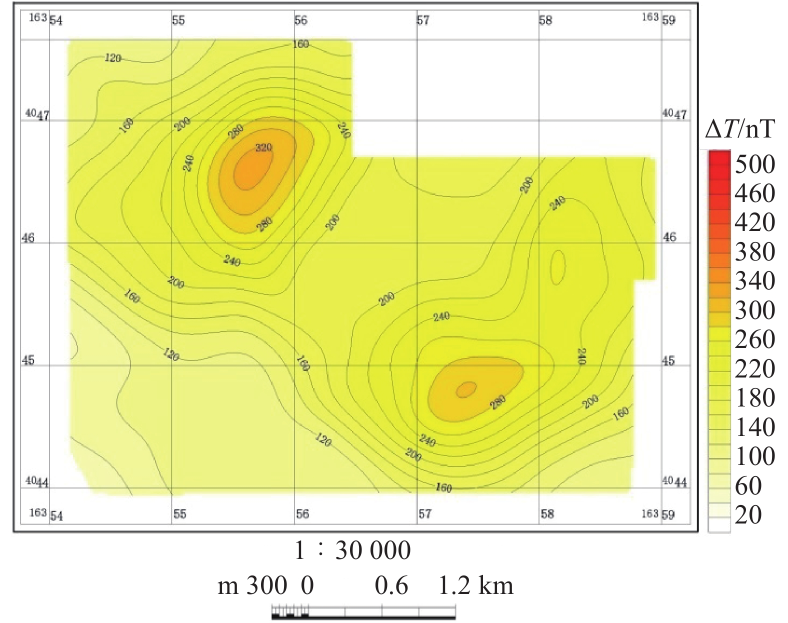
#> input picture .agents/skills/thu-digitizer-main/gallery/assets/cases/china-mining-gakedaban-dt-300m/original.jpg, 1575 x 1246 px (shown at 1/2 size)
$ python analyze_image.py --input ../../thu-digitizer-main/gallery/assets/cases/china-mining-gakedaban-dt-300m/original.jpg --output out.png
#> lines starting #> are read from the running program, lines starting #| are printed output that depends on the picture; after the words box and inside, x2 and y2 are one past the last pixel; in counts of white or black regions, pixels touching at a corner belong together
#!/usr/bin/env python3
"""Extract low-level, reproducible clues from a scientific figure raster."""

from __future__ import annotations

import argparse
import json
from pathlib import Path

import numpy as np
from PIL import Image


def hex_color(rgb: np.ndarray | tuple[int, int, int]) -> str:
    r, g, b = (int(v) for v in rgb)
    return f"#{r:02X}{g:02X}{b:02X}"


def border_pixels(rgb: np.ndarray) -> np.ndarray:
    h, w, _ = rgb.shape
    band = max(1, min(h, w) // 100)
    return np.concatenate(
        [
            rgb[:band].reshape(-1, 3),
            rgb[-band:].reshape(-1, 3),
            rgb[:, :band].reshape(-1, 3),
            rgb[:, -band:].reshape(-1, 3),
        ]
    )


def dominant_colors(image: Image.Image, count: int) -> list[dict[str, object]]:
    sample = image.copy()
    sample.thumbnail((600, 600))
    quantized = sample.quantize(colors=count, method=Image.Quantize.MEDIANCUT)
    palette = quantized.getpalette() or []
    total = sample.width * sample.height
    result = []
    for n, index in sorted(quantized.getcolors() or [], reverse=True):
        rgb = tuple(palette[index * 3 : index * 3 + 3])
        result.append({"hex": hex_color(rgb), "rgb": list(rgb), "fraction": round(n / total, 5)})
    return result


def consecutive_groups(values: np.ndarray) -> list[list[int]]:
    if values.size == 0:
        return []
    groups: list[list[int]] = [[int(values[0])]]
    for value in values[1:]:
        value = int(value)
        if value == groups[-1][-1] + 1:
            groups[-1].append(value)
        else:
            groups.append([value])
    return groups


def axis_line_candidates(rgb: np.ndarray, background: np.ndarray) -> dict[str, list[dict[str, int]]]:
    distance = np.linalg.norm(rgb.astype(float) - background.astype(float), axis=2)
    luminance = 0.2126 * rgb[:, :, 0] + 0.7152 * rgb[:, :, 1] + 0.0722 * rgb[:, :, 2]
    ink = (distance > 45) & (luminance < 150)
    h, w = ink.shape
    row_hits = np.flatnonzero(ink.sum(axis=1) >= max(20, int(0.35 * w)))
    col_hits = np.flatnonzero(ink.sum(axis=0) >= max(20, int(0.35 * h)))
    return {
        "horizontal": [
            {"start_y": g[0], "end_y": g[-1], "thickness_px": len(g)}
            for g in consecutive_groups(row_hits)
        ],
        "vertical": [
            {"start_x": g[0], "end_x": g[-1], "thickness_px": len(g)}
            for g in consecutive_groups(col_hits)
        ],
    }


def analyze(path: Path, color_count: int) -> dict[str, object]:
    with Image.open(path) as source:
        original_mode = source.mode
        dpi = source.info.get("dpi")
        rgba = source.convert("RGBA")
        rgb_image = Image.new("RGB", rgba.size, "white")
        rgb_image.paste(rgba, mask=rgba.getchannel("A"))
        rgb = np.asarray(rgb_image)

    border = border_pixels(rgb)
    background = np.median(border, axis=0).round().astype(np.uint8)
    distance = np.linalg.norm(rgb.astype(float) - background.astype(float), axis=2)
    foreground = distance > 18
    ys, xs = np.nonzero(foreground)
    bbox = None if xs.size == 0 else [int(xs.min()), int(ys.min()), int(xs.max()) + 1, int(ys.max()) + 1]
    colored = (rgb.max(axis=2) - rgb.min(axis=2) > 12) & foreground
    return {
        "source": str(path.resolve()),
        "width_px": rgb_image.width,
        "height_px": rgb_image.height,
        "aspect_ratio": round(rgb_image.width / rgb_image.height, 6),
        "source_mode": original_mode,
        "embedded_dpi": list(dpi) if dpi else None,
        "estimated_background": hex_color(background),
        "border_color_std_rgb": [round(float(v), 2) for v in border.std(axis=0)],
        "non_background_bbox_xyxy": bbox,
        "non_background_fraction": round(float(foreground.mean()), 5),
        "colored_pixel_fraction": round(float(colored.mean()), 5),
        "dominant_colors": dominant_colors(rgb_image, color_count),
        "long_dark_line_candidates": axis_line_candidates(rgb, background),
        "limitations": [
            "Axis candidates are projection heuristics and may include gridlines or panel borders.",
            "Dominant colors include background, text, and antialiased mixtures.",
            "Semantic chart classification and text reading require visual inspection.",
        ],
    }


def main() -> None:
    parser = argparse.ArgumentParser(description=__doc__)
    parser.add_argument("--input", required=True, type=Path, help="Input PNG/JPEG/TIFF image")
    parser.add_argument("--output", required=True, type=Path, help="Output JSON path")
    parser.add_argument("--colors", type=int, default=12, help="Number of dominant palette colors")
    args = parser.parse_args()
    if not args.input.is_file():
        parser.error(f"Input does not exist: {args.input}")
    if not 2 <= args.colors <= 64:
        parser.error("--colors must be between 2 and 64")
    report = analyze(args.input, args.colors)
#> in analyze, source is the input picture: PIL image 1575x1246 RGB; mean R, G, B 236, 237.1, 166.3
#> in analyze, `dpi = source.info.get("dpi")`: dpi = (500, 500)
#> in analyze, `rgb_image = Image.new("RGB", rgba.size, "white")`: rgb_image: PIL image 1575x1246 RGB; every value is 255
#> in analyze, `background = np.median(border, axis=0).round().astype(np.uint8)`: background = [255, 255, 255]
#> in analyze, `distance = np.linalg.norm(rgb.astype(float) - background.astype(float)..`:
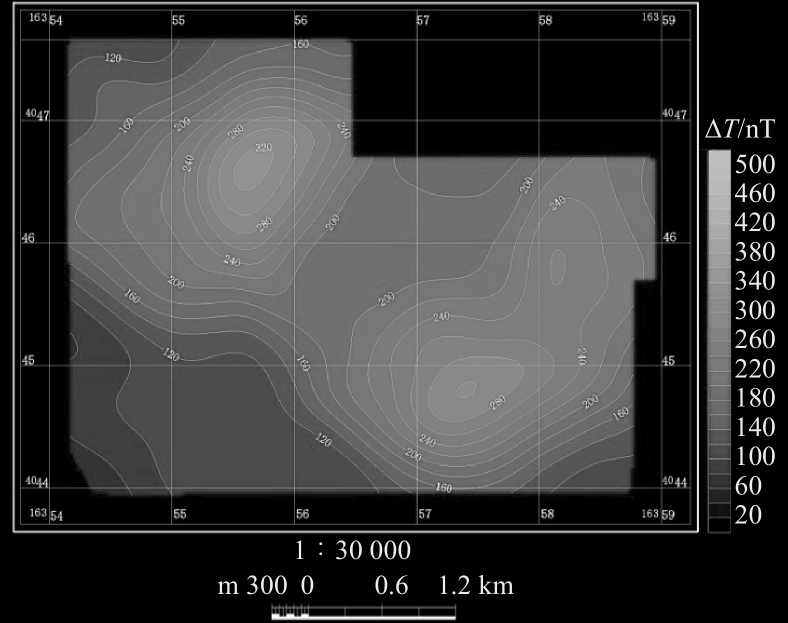
#> distance: shape (1246, 1575) float64 (shown at 1/2 size); min 0, max 415.1, mean 95.8; drawn with min black and max white
#> in analyze, `foreground = distance > 18`:
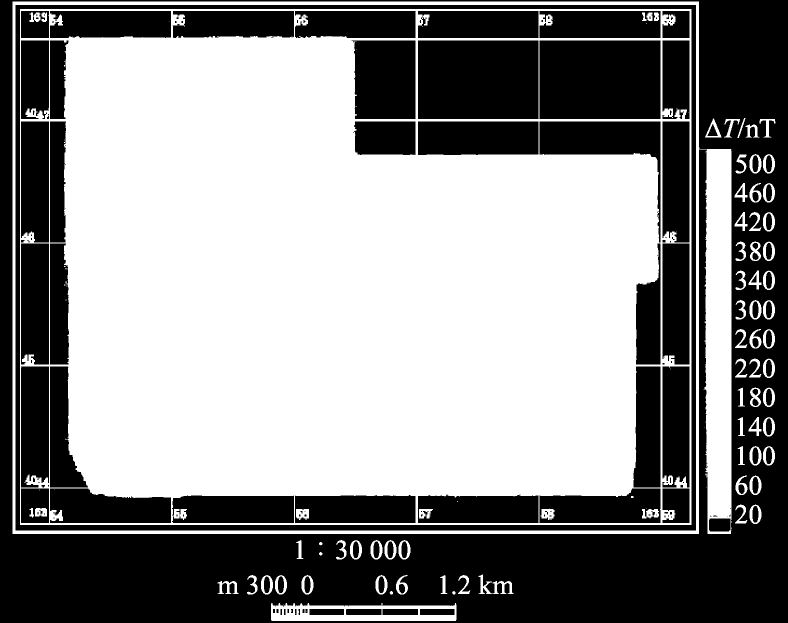
#> foreground: shape (1246, 1575) bool (shown at 1/2 size); 54.4% white; 178 black regions (77 under 20 px), largest, box (x1, y1, x2, y2) and area: (0, 0, 1575, 1246) 417762, (31, 10, 1392, 1061) 44435, (1079, 81, 1321, 238) 37994
#> in analyze, `bbox = None if xs.size == 0 else [int(xs.min()), int(ys.min()), int(xs..`: bbox = [25, 3, 1551, 1242]
#> in analyze, `colored = (rgb.max(axis=2) - rgb.min(axis=2) > 12) & foreground`:
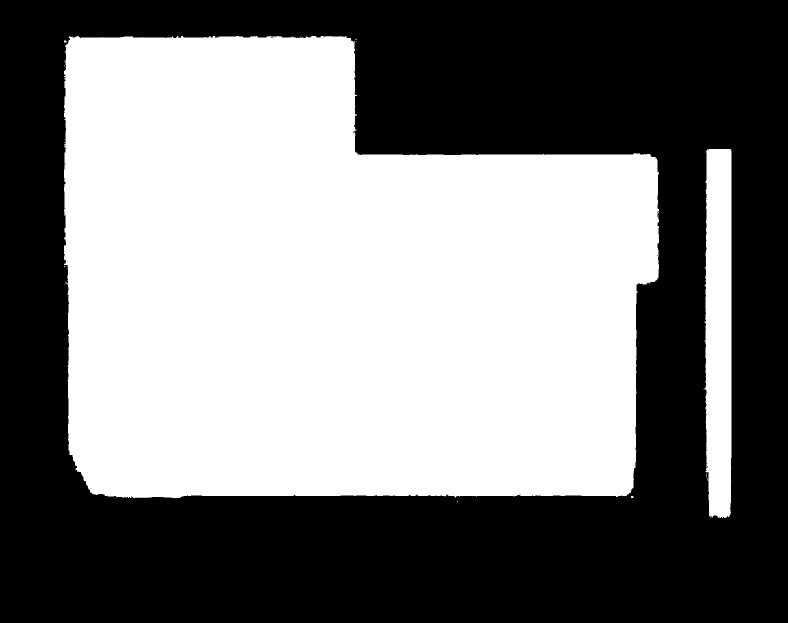
#> colored: shape (1246, 1575) bool (shown at 1/2 size); 48.9% white; 17 white regions (15 under 20 px), largest, box (x1, y1, x2, y2) and area: (128, 72, 1318, 996) 921943, (1407, 298, 1463, 1036) 36875
#> in hex_color, `r, g, b = (int(v) for v in rgb)`: r = 255
#> in dominant_colors, `sample.thumbnail((600, 600))`:
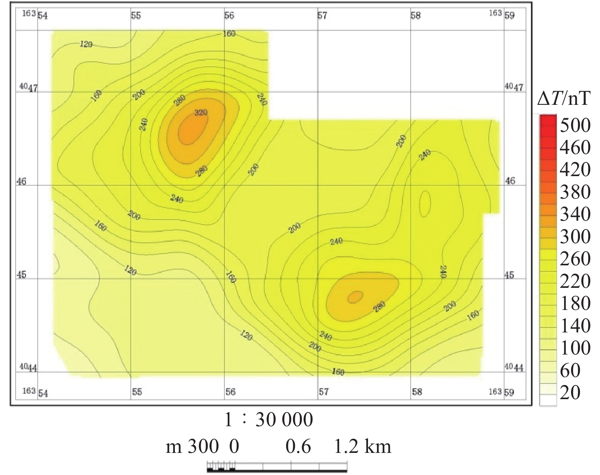
#> sample: PIL image 600x475 RGB; mean R, G, B 235.9, 236.9, 166.2
#> in dominant_colors, `quantized = sample.quantize(colors=count, method=Image.Quantize.MEDIAN..`:
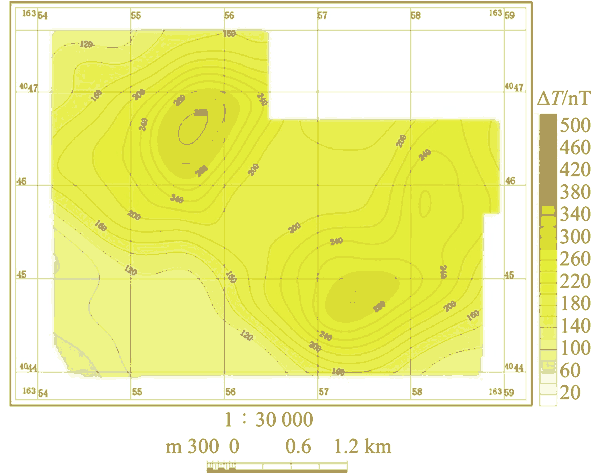
#> quantized: PIL image 600x475 P; mean R, G, B 239.1, 241.4, 165.7
#> in dominant_colors, `palette = quantized.getpalette() or []`: palette = 36 values, max 255 at index 0, min 52 at index 32, mean 203.8
#> the loop in dominant_colors, `for n, index in sorted(quantized.getcolors() or [], reverse=True):` made 12 passes
#> (n, index, r in hex_color, g in hex_color, b in hex_color) on passes 1 to 12: (114325, 0, 255, 255, 255), (36751, 6, 232, 238, 78), (26481, 8, 228, 237, 58), (22623, 4, 238, 244, 135), (19345, 10, 219, 222, 52), (12377, 5, 234, 240, 110), (11745, 7, 231, 237, 60), (11353, 11, 173, 155, 91), (10485, 3, 250, 251, 230), (9385, 9, 218, 221, 160), (8748, 2, 254, 255, 255), (1382, 1, 255, 254, 255)
#> after the loop in dominant_colors, `for n, index in sorted(quantized.getcolors() or [], reverse=True):`: result = 12 items
#> in axis_line_candidates, `luminance = 0.2126 * rgb[:, :, 0] + 0.7152 * rgb[:, :, 1] + 0.0722 * r..`:
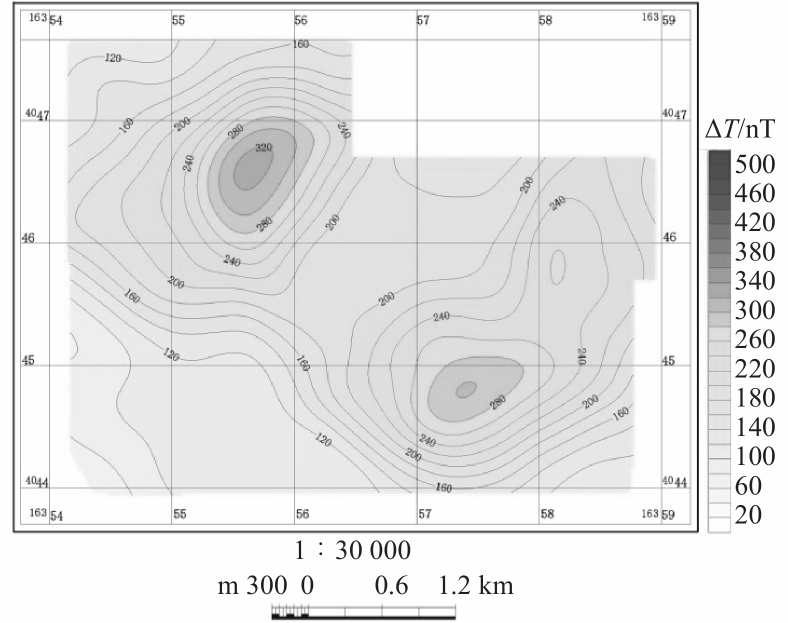
#> luminance: shape (1246, 1575) float64 (shown at 1/2 size); min 14.93, max 255, mean 231.7
#> in axis_line_candidates, `ink = (distance > 45) & (luminance < 150)`:
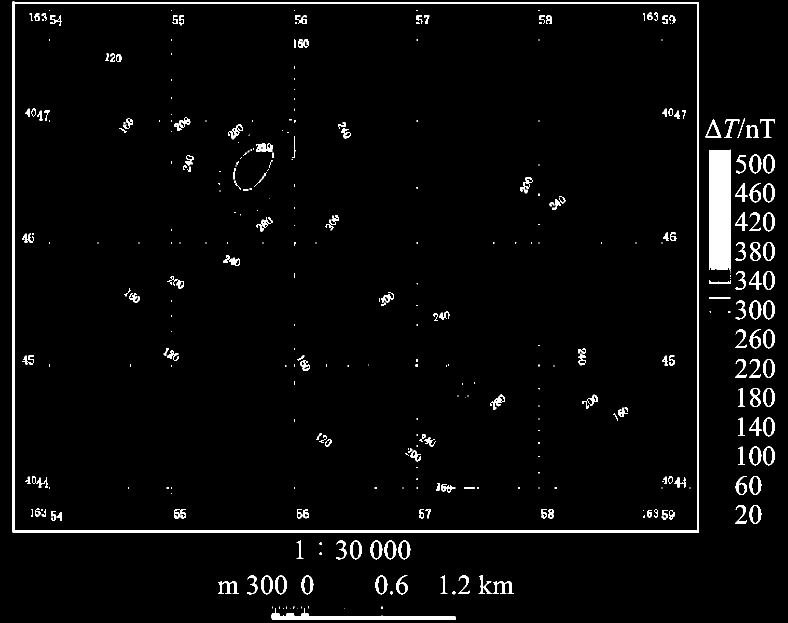
#> ink: shape (1246, 1575) bool (shown at 1/2 size); 3.1% white; 369 white regions (176 under 20 px), largest, box (x1, y1, x2, y2) and area: (25, 3, 1398, 1065) 16678, (1418, 301, 1462, 540) 10455, (543, 1216, 911, 1240) 2884
#> in axis_line_candidates, `row_hits = np.flatnonzero(ink.sum(axis=1) >= max(20, int(0.35 * w)))`: row_hits = [5, 6, 1061, 1062, 1063, 1064]
#> in axis_line_candidates, `col_hits = np.flatnonzero(ink.sum(axis=0) >= max(20, int(0.35 * h)))`: col_hits = [25, 26, 27, 28, 1394, 1395, 1396, 1397]
#> in consecutive_groups, `groups: list[list[int]] = [[int(values[0])]]`: groups = [[5]]
#> the loop in consecutive_groups, `for value in values[1:]:` made 5 passes
#> value on passes 1 to 5: 6, 1061, 1062, 1063, 1064
#> after the loop in consecutive_groups, `for value in values[1:]:`: groups = [[5, 6], [1061, 1062, 1063, 1064]]
#> the loop in consecutive_groups (call 2), `for value in values[1:]:` made 7 passes
#> value on passes 1 to 7: 26, 27, 28, 1394, 1395, 1396, 1397
#> report = 14 items
    args.output.parent.mkdir(parents=True, exist_ok=True)
    args.output.write_text(json.dumps(report, ensure_ascii=False, indent=2), encoding="utf-8")
    print(f"Wrote {args.output}")


if __name__ == "__main__":
    main()

$ run again, on .agents/skills/thu-digitizer-main/gallery/assets/cases/china-mining-gakedaban-dt-300m/map-only-semantic-overlay.png
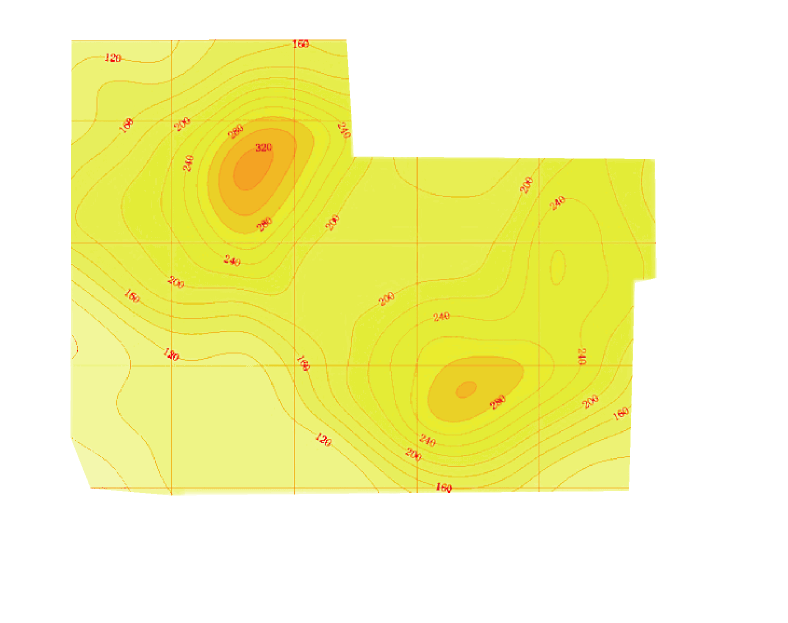
#> input picture .agents/skills/thu-digitizer-main/gallery/assets/cases/china-mining-gakedaban-dt-300m/map-only-semantic-overlay.png, 1575 x 1246 px (shown at 1/2 size)
#> in analyze, source is the input picture: PIL image 1575x1246 RGB; mean R, G, B 244.9, 244.9, 175.6
#> rgb_image: PIL image 1575x1246 RGB; every value is 255
#> background = [255, 255, 255]
#> in analyze, `foreground = distance > 18`:
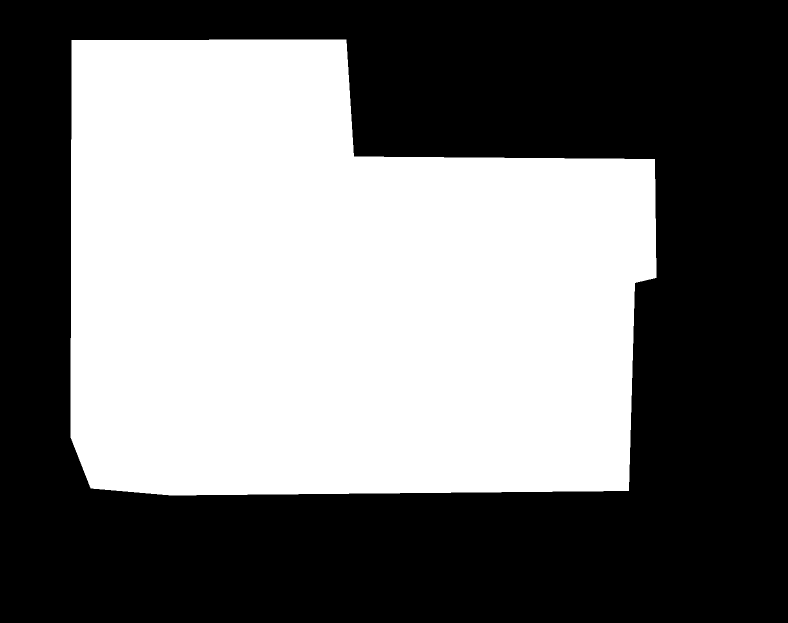
#> foreground: shape (1246, 1575) bool (shown at 1/2 size); 45.5% white; 1 white region, box (x1, y1, x2, y2) and area: (141, 79, 1313, 991) 893596
#> bbox = [141, 79, 1313, 991]
#> r = 255
#> palette = 36 values, max 255 at index 0, min 45 at index 35, mean 198.6
#> the loop in dominant_colors, `for n, index in sorted(quantized.getcolors() or [], reverse=True):` made 12 passes
#> (n, index, r in hex_color, g in hex_color, b in hex_color) on passes 1 to 8: (154286, 0, 255, 255, 255), (29877, 8, 228, 236, 56), (22152, 3, 240, 245, 145), (20181, 5, 232, 238, 83), (19286, 6, 230, 237, 75), (12268, 11, 237, 193, 45), (9290, 4, 234, 240, 106), (7022, 9, 232, 236, 48)
#> after the loop in dominant_colors, `for n, index in sorted(quantized.getcolors() or [], reverse=True):`: result = 12 items
#> in axis_line_candidates, `ink = (distance > 45) & (luminance < 150)`:
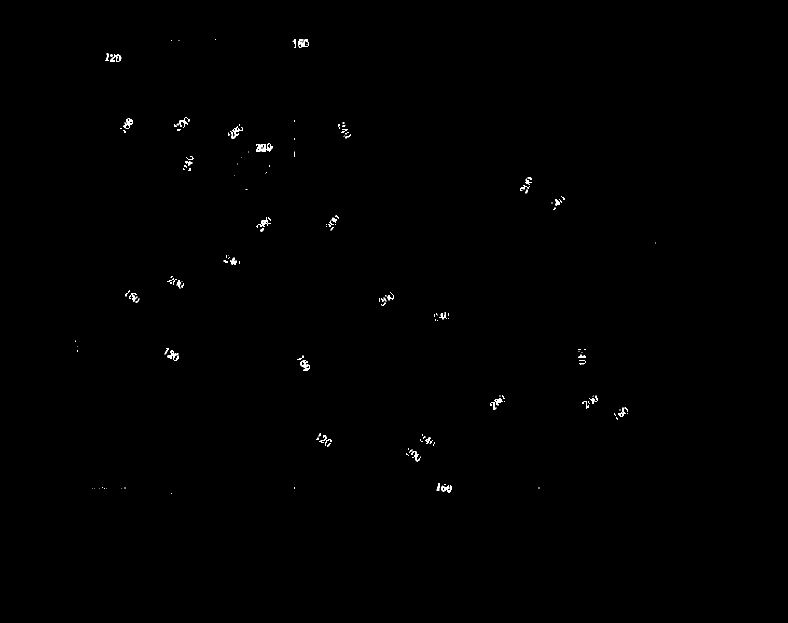
#> ink: shape (1246, 1575) bool (shown at 1/2 size); 0.24% white in thin lines or dots, all inside (x1, y1, x2, y2) = (150, 79, 1312, 988)
#> row_hits = empty array
#> report = 14 items
